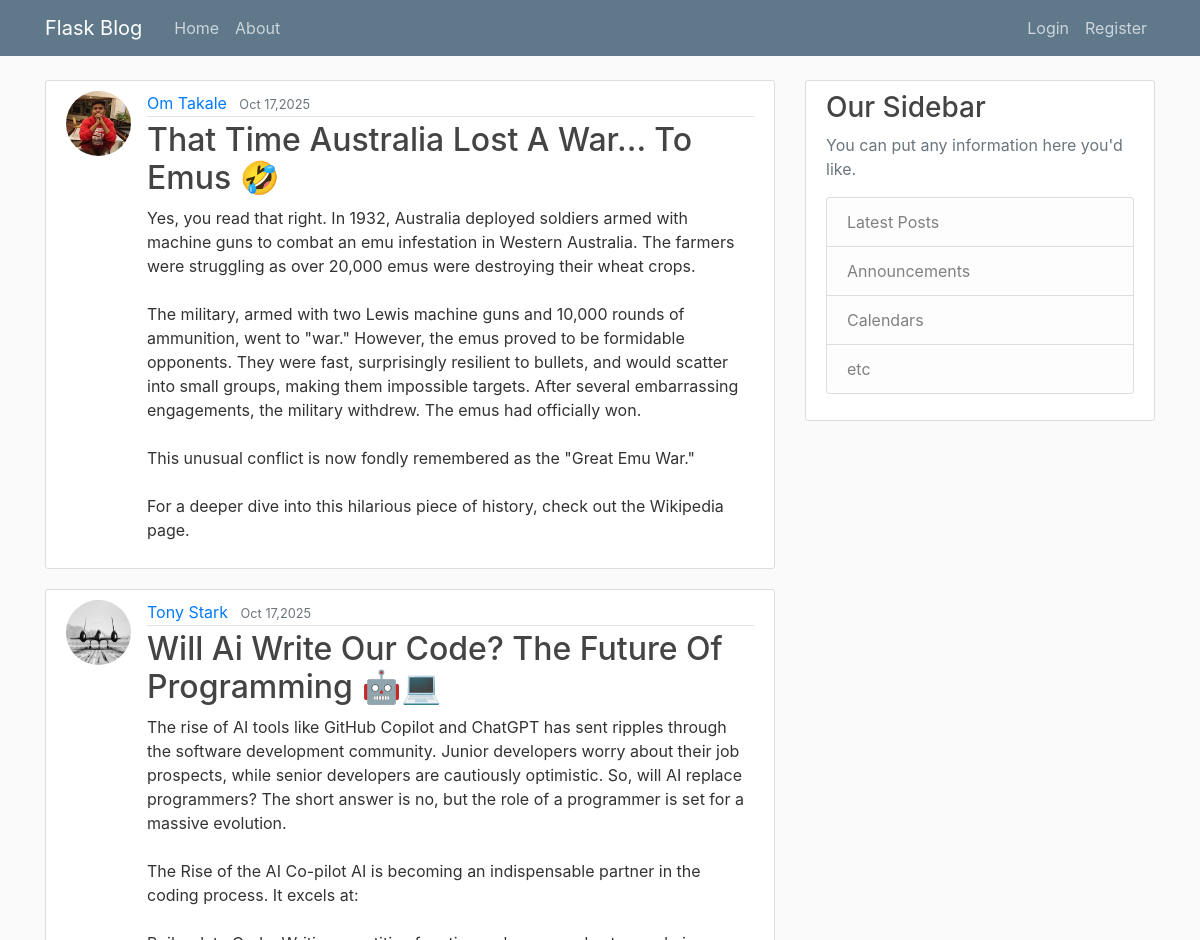
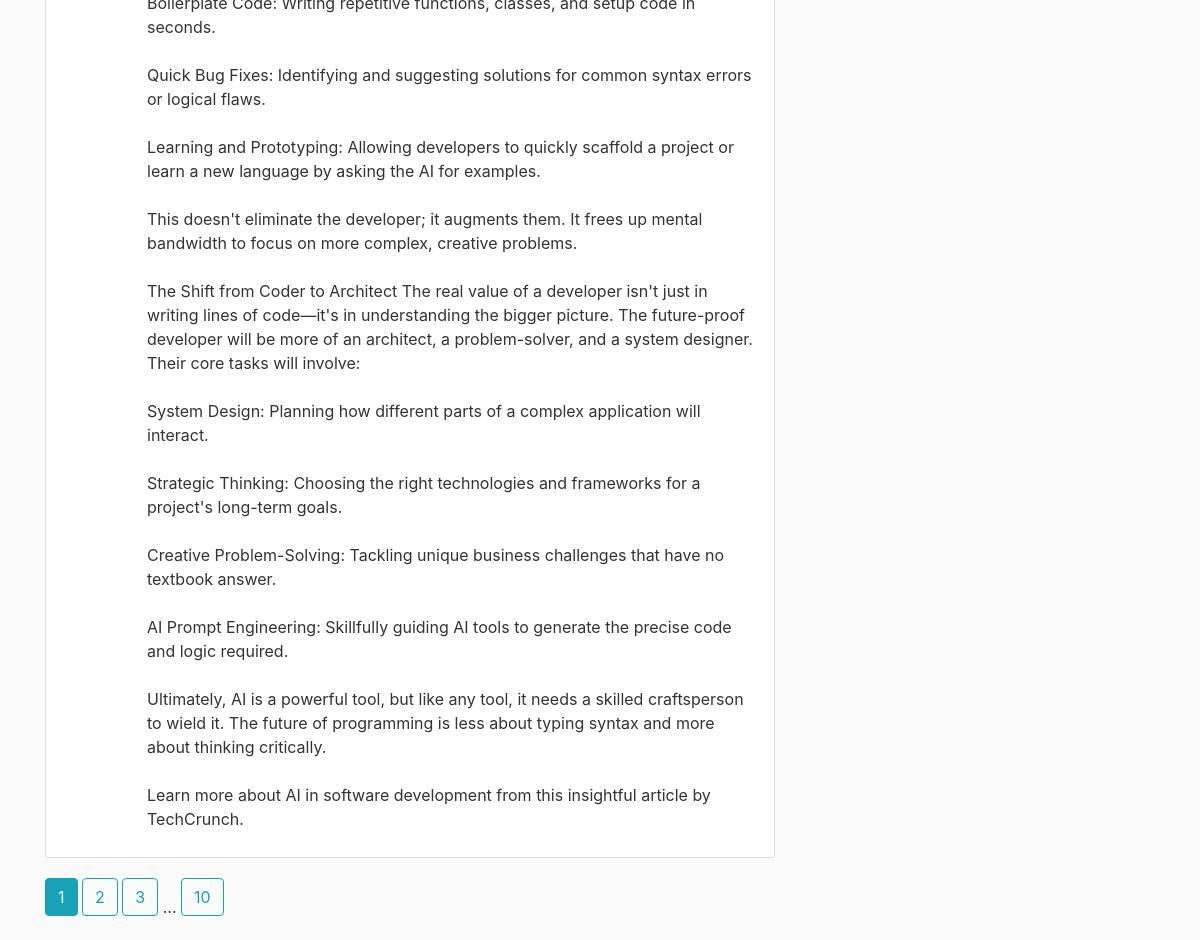
The page /home on the database its author committed (2 pictures, top to bottom).
### blog_website/db_models.py (models this page shows, shortened)
class Post(db.Model):
    id=db.Column(db.Integer,primary_key=True)
    title=db.Column(db.String(100),nullable=False)
    date_posted=db.Column(db.DateTime,nullable=False,default=datetime.now(timezone.utc))
    content=db.Column(db.Text,nullable=False)
    user_id = db.Column(db.Integer, db.ForeignKey('user.id'), nullable=False)

class User(db.Model,UserMixin): #table name is class name in lowercase
    id=db.Column(db.Integer,primary_key=True)
    username=db.Column(db.String(20),nullable=False,unique=True)
    email=db.Column(db.String(120),nullable=False,unique=True)
    password=db.Column(db.String(60),nullable=False)
    img_file=db.Column(db.String(20),nullable=False,default='default.jpg')
    posts=db.relationship('Post',backref='author',lazy=True)
    salt=secrets.token_hex(32) #class variable

### blog_website/main/routes.py (the view)
@main.route("/")
@main.route("/home")
def home():
    page=request.args.get('page',1,type=int) #this will search for page keyword in query parameter[url] default is 1 and only integer value is allowed
    posts=Post.query.order_by(Post.date_posted.desc()).paginate(page=page,per_page=2)
    return render_template("home.html",posts=posts)

### blog_website/templates/home.html
{% extends "layout.html" %}
{% block content %}
    {% for post in posts.items %}
        <article class="media content-section">
          <img class="rounded-circle article-img" src="{{url_for('static',filename='Profile_picture/'+post.author.img_file)}}">
          <div class="media-body">
            <div class="article-metadata">
              <a class="mr-2" href="{{url_for('posts.user_post',username=post.author.username)}}">{{ post.author.username.title() }}</a>
              <small class="text-muted">{{ post.date_posted.strftime('%b %d,%Y') }}</small>
            </div>
            <h2><a class="article-title" href="{{url_for('posts.post',post_id=post.id)}}">{{ post.title.title() }}</a></h2>
            <p class="article-content">{{ post.content }}</p>
          </div>
        </article>
    {% endfor %}
    {% for page_num in posts.iter_pages(left_edge=2,left_current=2,right_current=2,right_edge=1) %}
        {% if page_num %}
          {% if posts.page==page_num%}
            <a class="btn btn-info mb-4" href="{{url_for('main.home',page=page_num)}}">{{page_num}}</a>
          {%else%}
            <a class="btn btn-outline-info mb-4" href="{{url_for('main.home',page=page_num)}}">{{page_num}}</a>
          {%endif%}
        {%else%}
        ...
        {%endif%}
    {%endfor%}
{% endblock content %}

### blog_website/templates/layout.html (shortened to what this page needs)
<!DOCTYPE html>
<html lang="en">
<head>
    <link rel="stylesheet" href="https://maxcdn.bootstrapcdn.com/bootstrap/4.0.0/css/bootstrap.min.css">
    <link rel="stylesheet" type="text/css" href="{{ url_for('static', filename='main.css') }}">
</head>
<body>
    <header class="site-header">
      <nav class="navbar navbar-expand-md navbar-dark bg-steel fixed-top">
        <div class="container">
          <a class="navbar-brand mr-4" href="{{url_for('main.home')}}">Flask Blog</a>
          <div class="collapse navbar-collapse" id="navbarToggle">
            <div class="navbar-nav mr-auto">
              <a class="nav-item nav-link" href="{{url_for('main.home')}}">Home</a>
              <a class="nav-item nav-link" href="{{url_for('main.about')}}">About</a>
            </div>
             {%if current_user.is_authenticated%}
             <div class="navbar-nav">
              <a class="nav-item nav-link" href="{{url_for('posts.new_post')}}">New Post</a>
              <a class="nav-item nav-link" href="{{url_for('users.account')}}">Account</a>
                <a class="nav-item nav-link" href="{{url_for('users.logout')}}">Logout</a>
             </div>
             {%else%}
            <div class="navbar-nav">
              <a class="nav-item nav-link" href="{{url_for('users.login')}}">Login</a>
              <a class="nav-item nav-link" href="{{url_for('users.register')}}">Register</a>
            </div>
            {% endif %}
          </div>
        </div>
      </nav>
    </header>
    <main role="main" class="container">
      <div class="row">
        <div class="col-md-8">
          {% block content %}{% endblock %}
        </div>
        <div class="col-md-4">
          <div class="content-section">
            <h3>Our Sidebar</h3>
            <p class='text-muted'>You can put any information here you'd like.
              <ul class="list-group">
                <li class="list-group-item list-group-item-light">Latest Posts</li>
                <li class="list-group-item list-group-item-light">Announcements</li>
                <li class="list-group-item list-group-item-light">Calendars</li>
                <li class="list-group-item list-group-item-light">etc</li>
              </ul>
            </p>
          </div>
        </div>
      </div>
    </main>
  </body>
</html>

### blog_website/static/main.css (style rules this page uses)
body { background: #fafafa; color: #333333; margin-top: 5rem; }
h1, h2, h3, h4, h5, h6 { color: #444444; }
.bg-steel { background-color: #5f788a; }
.site-header .navbar-nav .nav-link { color: #cbd5db; }
.content-section { background: #ffffff; padding: 10px 20px; border: 1px solid #dddddd; border-radius: 3px; margin-bottom: 20px; }
.article-title { color: #444444; }
.article-content { white-space: pre-line; }
.article-img { height: 65px; width: 65px; margin-right: 16px; }
.article-metadata { padding-bottom: 1px; margin-bottom: 4px; border-bottom: 1px solid #e3e3e3 }

### rows shown on the page
Post: img_file (picture), author.username "Om Takale", date_posted "Oct 17,2025", title "That Time Australia Lost A War... To Emus 🤣", content "Yes, you read that right. In 1932, Australia deployed soldiers armed with machine guns to combat an emu infestation in Western Australia. The farmers were struggling as over 20,000 emus were destroying their wheat crops. The military, armed with two Lewis machine guns and 10,000 rounds of ammunition, went to \"war.\" However, the emus proved to be formidable opponents. They were fast, surprisingly resilient to bullets, and would scatter into small groups, making them impossible targets. After several embarrassing engagements, the military withdrew. The emus had officially won. This unusual conflict is now fondly remembered as the \"Great Emu War.\" For a deeper dive into this hilarious piece of…"
Post: img_file (picture), author.username "Tony Stark", date_posted "Oct 17,2025", title "Will Ai Write Our Code? The Future Of Programming 🤖💻", content "The rise of AI tools like GitHub Copilot and ChatGPT has sent ripples through the software development community. Junior developers worry about their job prospects, while senior developers are cautiously optimistic. So, will AI replace programmers? The short answer is no, but the role of a programmer is set for a massive evolution. The Rise of the AI Co-pilot AI is becoming an indispensable partner in the coding process. It excels at: Boilerplate Code: Writing repetitive functions, classes, and setup code in seconds. Quick Bug Fixes: Identifying and suggesting solutions for common syntax errors or logical flaws. Learning and Prototyping: Allowing developers to quickly scaffold a project or…"

### other values the page prints
{{ page_num }} "1"
{{ page_num }} "2" "3" "10"
